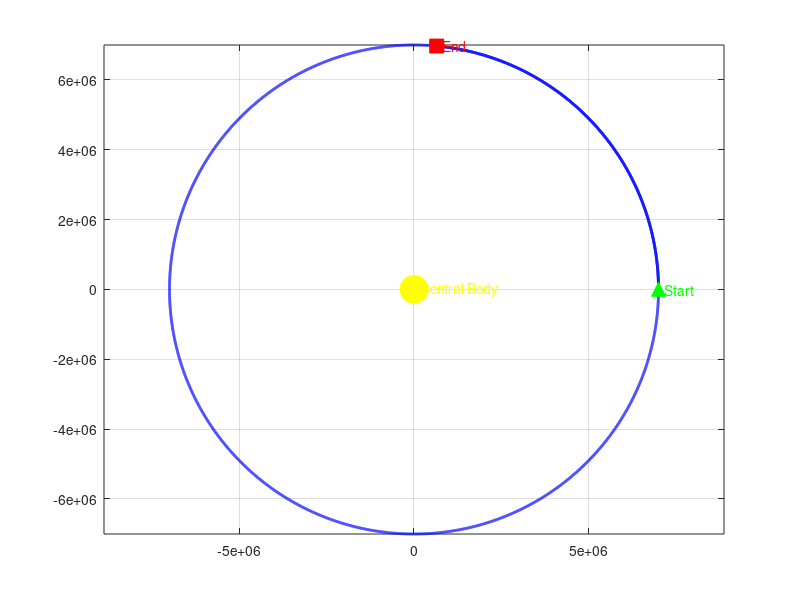

Reproduce this figure in MATLAB. (Note: this script raises an error after producing the figure.)
% =========================================================
%  ORBIT SIMULATION — Beginner MATLAB Activity
%  For upper-level high school physics / astronomy
% =========================================================
%
%  WHAT THIS DOES:
%    This script simulates a satellite (or planet) orbiting
%    a central body (like Earth or the Sun) using Newton's
%    Law of Gravity. It uses a simple "step-by-step" method
%    called Euler integration to update position and velocity
%    over time.
%
%  HOW TO USE IT:
%    1. Read the "STUDENT PARAMETERS" section below.
%    2. Change the values and re-run the script (press F5 or
%       click "Run") to see how the orbit changes.
%    3. Try the challenge questions at the bottom!
%
% =========================================================


%% ---- STUDENT PARAMETERS (edit these!) ------------------
%
%  TIP: Start by running the script once without changes,
%       then tweak one value at a time to see what happens.

% --- Central body (e.g. Earth) ---
M = 5.972e24;          % Mass of central body (kg)
                       % Earth = 5.972e24, Sun = 1.989e30

% --- Satellite starting position ---
% The satellite starts directly to the RIGHT of the central body.
r0 = 7.0e6;            % Starting distance from center (meters)
                       % Low Earth orbit is about 6.8e6 m
                       % Moon is about 3.84e8 m

% --- Satellite starting velocity ---
% The satellite starts moving UPWARD (perpendicular to the radius).
% Try the circular orbit speed first, then experiment!
%
%   Circular orbit speed formula: v = sqrt(G*M / r0)
%   (This is filled in automatically below — see v0_circular)

G = 6.674e-11;                      % Gravitational constant (do not change)
v0_circular = sqrt(G * M / r0);     % Speed needed for a circular orbit

v0 = 1.0 * v0_circular;   % <--- CHANGE THIS multiplier!
                           %  1.0  = circular orbit
                           %  0.8  = slower → ellipse (satellite falls inward)
                           %  1.2  = faster → ellipse (satellite swings outward)
                           % >1.41 = escape velocity! satellite flies away

% --- Simulation time ---
T_total = 2 * 3600;    % Total simulation time (seconds)
                       % 2*3600 = 2 hours. Increase for longer orbits.
dt      = 1;           % Time step (seconds). Smaller = more accurate.

%% ---- PHYSICS ENGINE (you do not need to edit below here) ---

% --- Set up initial conditions ---
% Position vector: [x, y] in meters
x = r0;   % starts to the right of center
y = 0;

% Velocity vector: [vx, vy] in meters/second
vx = 0;        % no horizontal velocity at start
vy = v0;       % moving upward at start

% --- Storage arrays (to record path for plotting) ---
num_steps = round(T_total / dt);
X  = zeros(1, num_steps);
Y  = zeros(1, num_steps);

% --- Main simulation loop (Euler method) ---
for i = 1:num_steps

    % Save current position
    X(i) = x;
    Y(i) = y;

    % Distance from center
    r = sqrt(x^2 + y^2);

    % Gravitational acceleration (Newton's law: a = G*M / r^2)
    % Direction: always pointing TOWARD the center (hence the minus signs)
    ax = -G * M * x / r^3;
    ay = -G * M * y / r^3;

    % Update velocity (v_new = v_old + a * dt)
    vx = vx + ax * dt;
    vy = vy + ay * dt;

    % Update position (x_new = x_old + v * dt)
    x = x + vx * dt;
    y = y + vy * dt;

    % Stop early if satellite escapes (distance > 100x starting distance)
    if r > 100 * r0
        X = X(1:i);
        Y = Y(1:i);
        disp('Satellite escaped! Try a smaller velocity multiplier.');
        break
    end

end

%% ---- PLOTTING -----------------------------------------------

figure(1);
clf;                    % Clear previous figure

% Plot the orbit path
plot(X, Y, 'b-', 'LineWidth', 2);
hold on;

% Mark the central body (Earth/Sun)
plot(0, 0, 'yo', 'MarkerSize', 20, 'MarkerFaceColor', 'yellow');
text(0, 0, '  Central Body', 'Color', 'yellow', 'FontSize', 10);

% Mark starting position
plot(X(1), Y(1), 'g^', 'MarkerSize', 10, 'MarkerFaceColor', 'green');
text(X(1), Y(1), '  Start', 'Color', 'green', 'FontSize', 10);

% Mark ending position
plot(X(end), Y(end), 'rs', 'MarkerSize', 10, 'MarkerFaceColor', 'red');
text(X(end), Y(end), '  End', 'Color', 'red', 'FontSize', 10);

% Formatting
axis equal;             % Keep x and y scales the same (important for orbits!)
grid on;
set(gca, 'Color', [0.05 0.05 0.15]);      % Dark background
set(gcf, 'Color', [0.1  0.1  0.2 ]);
ax = gca;
ax.XColor = 'white';
ax.YColor = 'white';
ax.GridColor = [0.3 0.3 0.5];

title(sprintf('Orbit Simulation  (v₀ = %.2f × circular speed)', v0 / v0_circular), ...
      'Color', 'white', 'FontSize', 13);
xlabel('x position (m)', 'Color', 'white');
ylabel('y position (m)', 'Color', 'white');

% Print some useful info to the Command Window
fprintf('\n--- Orbit Info ---\n');
fprintf('Starting distance:      %.2e m\n', r0);
fprintf('Circular orbit speed:   %.2f m/s\n', v0_circular);
fprintf('Your starting speed:    %.2f m/s  (%.2f x circular)\n', v0, v0/v0_circular);
fprintf('Time step:              %g s\n', dt);
fprintf('Total time simulated:   %.1f minutes\n', T_total/60);
fprintf('------------------\n\n');


%% ---- CHALLENGE QUESTIONS ------------------------------------
%
%  Try these after you get the basic simulation running:
%
%  1. CIRCULAR ORBIT
%     Set v0 = 1.0 * v0_circular. Does the orbit look like a circle?
%     What happens to the orbit shape if you increase dt to 10 or 100?
%     (This shows why small time steps matter!)
%
%  2. ELLIPTICAL ORBITS
%     Set v0 = 0.75 * v0_circular. What shape is the orbit?
%     Now try 1.3 * v0_circular. Is it a different ellipse?
%     Which end of the ellipse is closest to the central body?
%
%  3. ESCAPE VELOCITY
%     The escape velocity is sqrt(2) ≈ 1.414 times the circular speed.
%     Set v0 = 1.41 * v0_circular, then 1.42. What changes?
%
%  4. DIFFERENT ORBITS
%     Change r0 to the Moon's distance: r0 = 3.84e8
%     How long does one orbit take? (Adjust T_total)
%     The real Moon takes ~27 days. How close is your simulation?
%
%  5. ORBIT AROUND THE SUN
%     Set M = 1.989e30 (Sun's mass) and r0 = 1.496e11 (Earth's distance).
%     How long does one orbit take in seconds? Convert to days.
%     (Hint: 1 year ≈ 3.156e7 seconds)
%
% =========================================================
